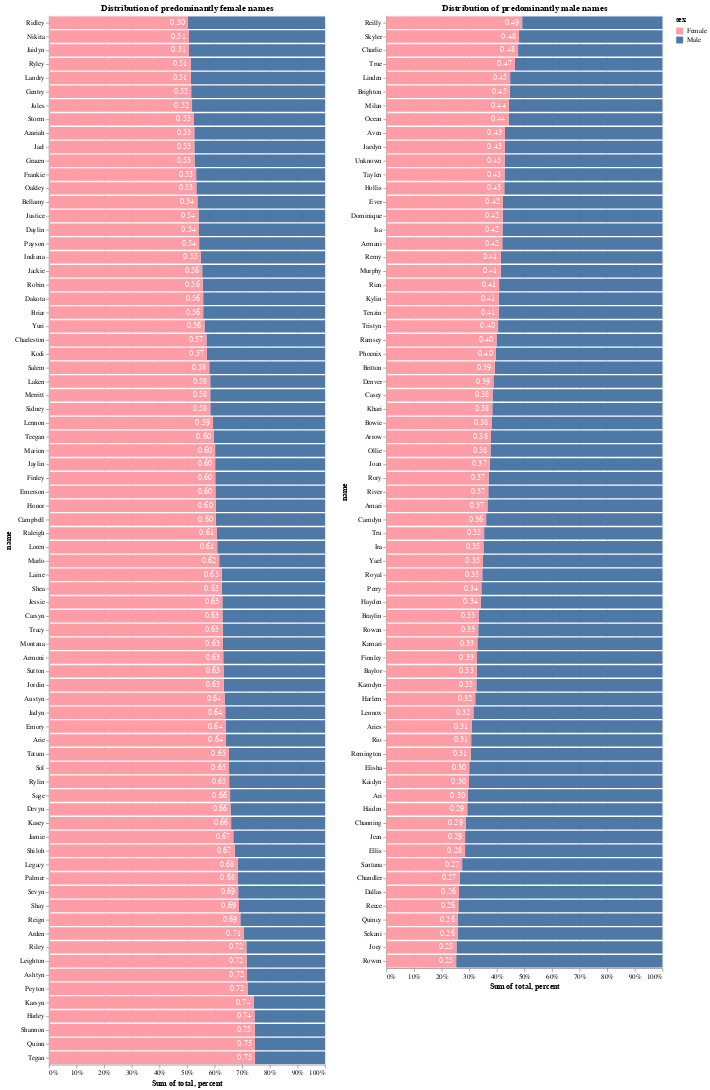

Notebook code cell kept with this figure:
### Markdown cell above
Within these two groups, the most gender neutral names are at the top of the chart. Remember that these plots don't say anything about the popularity of these names, just whether they tend to be assign to more babies who were assigned male or female at birth.

### Code cell
def plotDistribution(df, grp_var):
    charts = []
    grp = df.groupby(grp_var)
    for grp in [ grp.get_group(x) for x in grp.groups ]:
        sex = grp['leaning'].unique()[0]
        asc = sex == 'Female'
        chart = alt.Chart(grp).mark_bar().encode(
            x=alt.X('sum(total)', stack='normalize'),
            y=alt.Y('name', sort=list(neutral_names.sort_values('percent', ascending=asc).name.unique())),
            color=alt.Color('sex', scale=alt.Scale(domain=color_domain, range=color_range)),
        ).properties(title='Distribution of predominantly {} names'.format(sex.lower()))
        text = alt.Chart(grp).mark_text(dx=-15, dy=0, color='white').encode(
            x=alt.X('percent'),
            y=alt.Y('name', sort=list(neutral_names.sort_values('percent', ascending=asc).name.unique())),
            detail='sex',
            text=alt.Text('percent', format='.2f')
        ).transform_filter(
            (datum.sex == 'Female')
        )
        
        charts.append(chart + text)
    
    return alt.hconcat(*charts)

plotDistribution(neutral_names, 'leaning')

### Figure 1 — Vega-Lite specification as saved in the notebook (floating-point values rounded to 4 significant figures; data arrays with more than 128 entries replaced by an {"elided": "..."} marker saying what was removed)
{"config": {"view": {"continuousWidth": 400, "continuousHeight": 300}}, "hconcat": [{"layer": [{"mark": "bar", "encoding": {"color": {"field": "sex", "scale": {"domain": ["Female", "Male"], "range": ["#ff9da7", "#4e79a7"]}, "type": "nominal"}, "x": {"aggregate": "sum", "field": "total", "stack": "normalize", "type": "quantitative"}, "y": {"field": "name", "sort": {"elided": "145 str values"}, "type": "nominal"}}, "title": "Distribution of predominantly female names"}, {"mark": {"type": "text", "color": "white", "dx": -15, "dy": 0}, "encoding": {"detail": {"field": "sex", "type": "nominal"}, "text": {"field": "percent", "format": ".2f", "type": "quantitative"}, "x": {"field": "percent", "type": "quantitative"}, "y": {"field": "name", "sort": {"elided": "145 str values"}, "type": "nominal"}}, "transform": [{"filter": "(datum.sex === 'Female')"}]}], "data": {"name": "data-d6d6adc2194feb3fbd0525c2e2c87d81"}}, {"layer": [{"mark": "bar", "encoding": {"color": {"field": "sex", "scale": {"domain": ["Female", "Male"], "range": ["#ff9da7", "#4e79a7"]}, "type": "nominal"}, "x": {"aggregate": "sum", "field": "total", "stack": "normalize", "type": "quantitative"}, "y": {"field": "name", "sort": {"elided": "145 str values"}, "type": "nominal"}}, "title": "Distribution of predominantly male names"}, {"mark": {"type": "text", "color": "white", "dx": -15, "dy": 0}, "encoding": {"detail": {"field": "sex", "type": "nominal"}, "text": {"field": "percent", "format": ".2f", "type": "quantitative"}, "x": {"field": "percent", "type": "quantitative"}, "y": {"field": "name", "sort": {"elided": "145 str values"}, "type": "nominal"}}, "transform": [{"filter": "(datum.sex === 'Female')"}]}], "data": {"name": "data-53d4deedc4a976709e2cf5e7c39d78df"}}], "$schema": "https://vega.github.io/schema/vega-lite/v4.17.0.json", "datasets": {"data-d6d6adc2194feb3fbd0525c2e2c87d81": {"elided": "152 records"}, "data-53d4deedc4a976709e2cf5e7c39d78df": {"elided": "138 records"}}}
